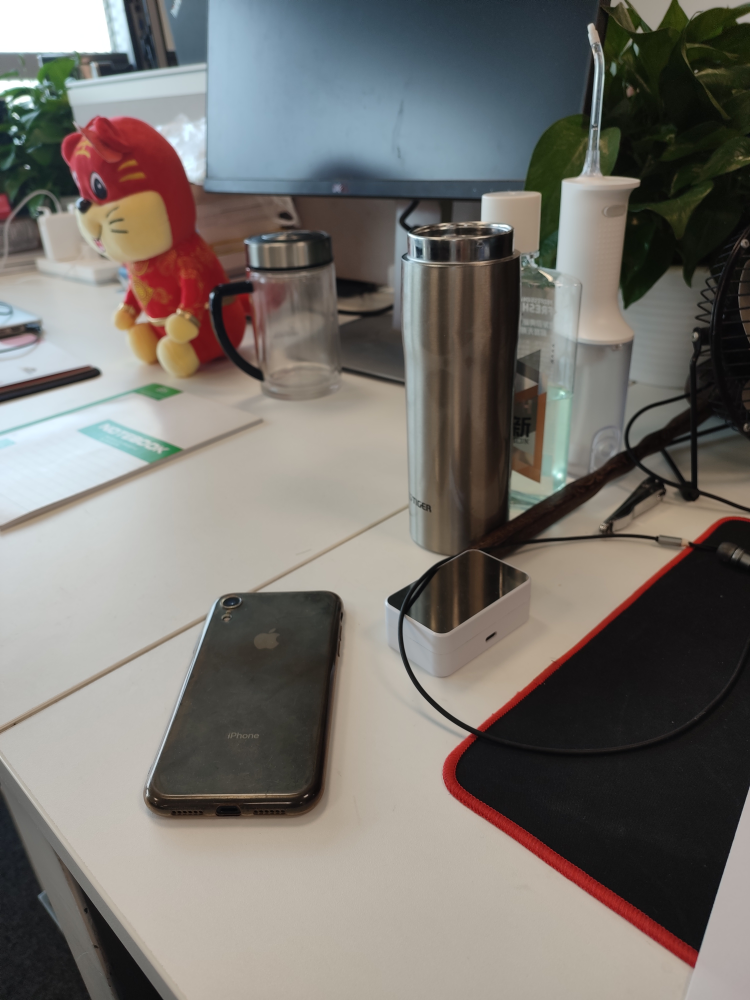
#> input picture images/12.jpg, 3000 x 4000 px (shown at 1/4 size)
$ python d01_tst_brief.py
#> lines starting #> are read from the running program, lines starting #| are printed output that depends on the picture
import time

import numpy as np
import cv2 as cv
from matplotlib import pyplot as plt
# img = cv.imread('../a01_test_canny/123.jpg',0)
img = cv.imread('../images/12.jpg',0)
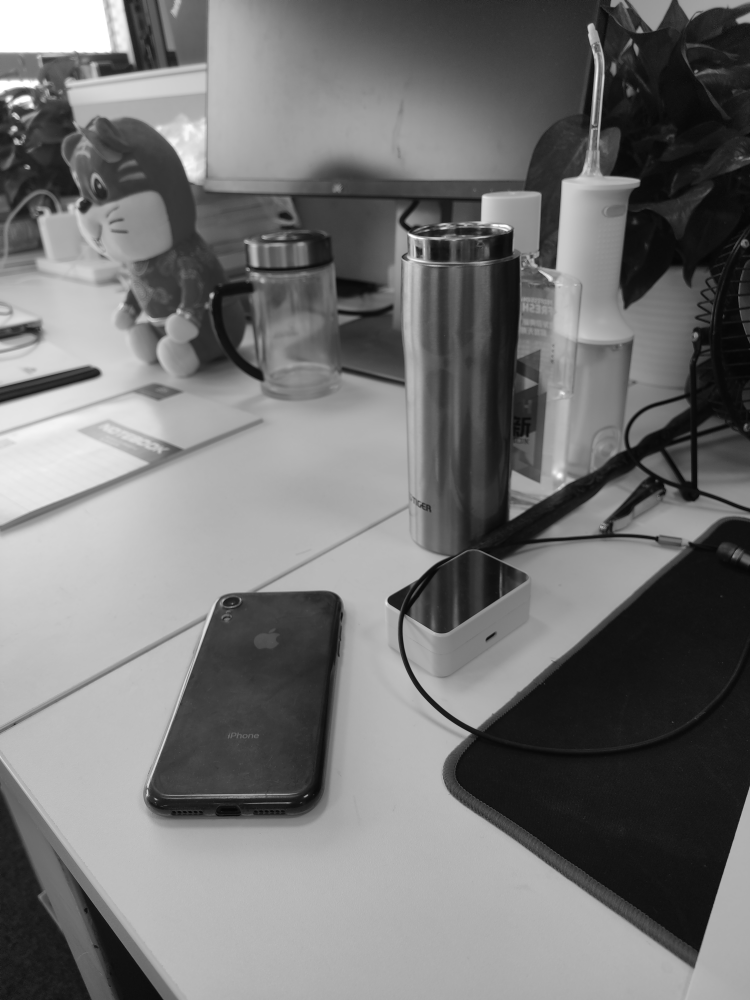
#> img: shape (4000, 3000) (shown at 1/4 size); min 0, max 255, mean 116.1
img = cv.resize(img, (0, 0), fx=0.2, fy=0.2)
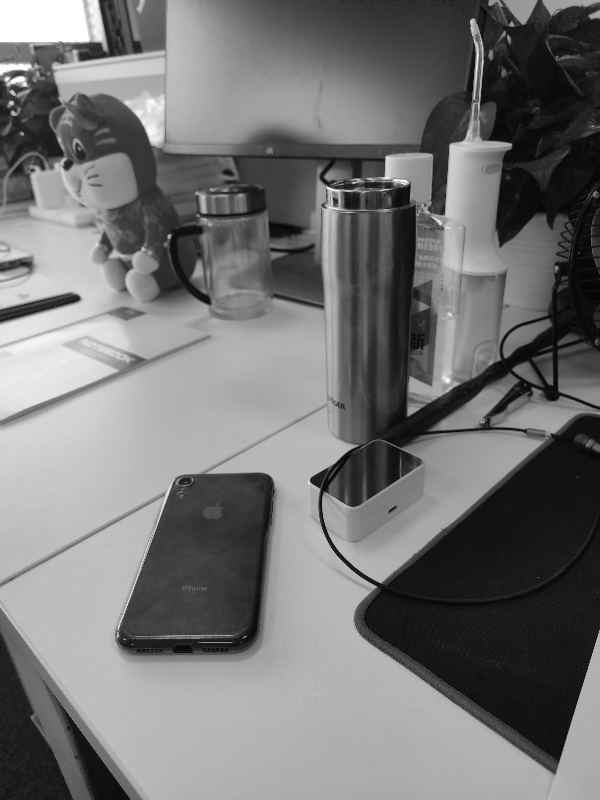
#> img: shape (800, 600); min 0, max 255, mean 116.1
# 初始化FAST检测器
fast = cv.FastFeatureDetector_create()
brief = cv.xfeatures2d.BriefDescriptorExtractor_create(16)

a = time.time()
kp = fast.detect(img,None)
#> kp = 2667 keypoints; strongest (x, y, size): (310, 480, 7), (470, 21, 7), (245, 636, 7), (473, 19, 7)
print(time.time()-a)

a = time.time()
kp, des = brief.compute(img, kp)
#> kp = 2251 keypoints; strongest (x, y, size): (310, 480, 7), (245, 636, 7), (510, 144, 7), (124, 639, 7)
print(time.time()-a)

print( brief.descriptorSize() )
print( des.shape )
#| (2251, 16)

img = cv.drawKeypoints(img,kp,img,color=(0,0,255))
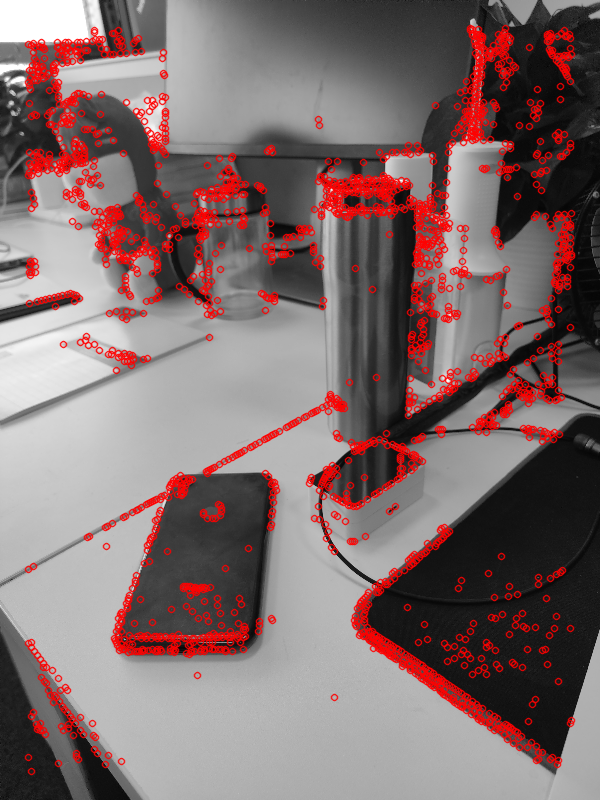
#> img: shape (800, 600, 3); mean of channels 0, 1, 2 108.6, 108.6, 129.6; drawn as B, G, R
cv.imwrite("res.png", img)
